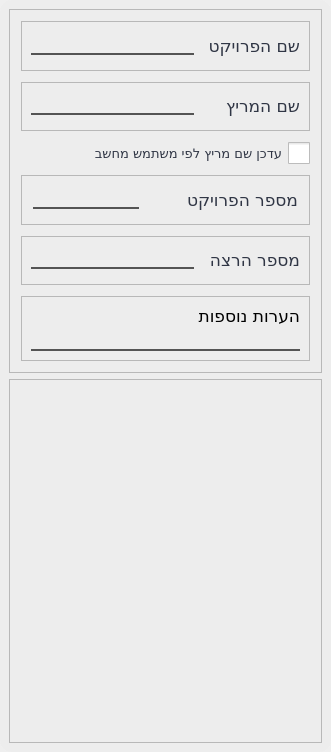
               <widget class="QWidget" name="p_general">
                <property name="geometry">
                 <rect>
                  <x>0</x>
                  <y>0</y>
                  <width>331</width>
                  <height>752</height>
                 </rect>
                </property>
                <property name="styleSheet">
                 <string notr="true">QFrame#p_f_general {
	border-radius: 12px;
	background-color: rgba(237, 237, 237,240);
}

QWidget#p_general{
background-color: rgb(42,48,63);

}</string>
                </property>
                <attribute name="icon">
                 <iconset resource="icons.qrc">
                  <normaloff>:/icons/icons-svg/info_black_24dp (1).svg</normaloff>:/icons/icons-svg/info_black_24dp (1).svg</iconset>
                </attribute>
                <attribute name="label">
                 <string>מידע כללי</string>
                </attribute>
                <layout class="QVBoxLayout" name="verticalLayout_10">
                 <property name="spacing">
                  <number>0</number>
                 </property>
                 <property name="leftMargin">
                  <number>0</number>
                 </property>
                 <property name="topMargin">
                  <number>0</number>
                 </property>
                 <property name="rightMargin">
                  <number>0</number>
                 </property>
                 <property name="bottomMargin">
                  <number>0</number>
                 </property>
                 <item>
                  <widget class="QFrame" name="p_f_general">
                   <property name="styleSheet">
                    <string notr="true"/>
                   </property>
                   <property name="frameShape">
                    <enum>QFrame::StyledPanel</enum>
                   </property>
                   <property name="frameShadow">
                    <enum>QFrame::Raised</enum>
                   </property>
                   <layout class="QVBoxLayout" name="verticalLayout_38">
                    <item>
                     <widget class="QFrame" name="f_general">
                      <property name="maximumSize">
                       <size>
                        <width>16777215</width>
                        <height>500</height>
                       </size>
                      </property>
                      <property name="layoutDirection">
                       <enum>Qt::RightToLeft</enum>
                      </property>
                      <property name="styleSheet">
                       <string notr="true"/>
                      </property>
                      <property name="frameShape">
                       <enum>QFrame::StyledPanel</enum>
                      </property>
                      <property name="frameShadow">
                       <enum>QFrame::Raised</enum>
                      </property>
                      <layout class="QVBoxLayout" name="verticalLayout_11">
                       <property name="spacing">
                        <number>11</number>
                       </property>
                       <property name="leftMargin">
                        <number>11</number>
                       </property>
                       <property name="topMargin">
                        <number>11</number>
                       </property>
                       <property name="rightMargin">
                        <number>11</number>
                       </property>
                       <property name="bottomMargin">
                        <number>11</number>
                       </property>
                       <item>
                        <widget class="QFrame" name="f_pro_name">
                         <property name="frameShape">
                          <enum>QFrame::StyledPanel</enum>
                         </property>
                         <property name="frameShadow">
                          <enum>QFrame::Raised</enum>
                         </property>
                         <layout class="QHBoxLayout" name="horizontalLayout_9">
                          <item>
                           <widget class="QLabel" name="l_pro_name">
                            <property name="sizePolicy">
                             <sizepolicy hsizetype="Fixed" vsizetype="Preferred">
                              <horstretch>0</horstretch>
                              <verstretch>0</verstretch>
                             </sizepolicy>
                            </property>
                            <property name="minimumSize">
                             <size>
                              <width>100</width>
                              <height>0</height>
                             </size>
                            </property>
                            <property name="font">
                             <font>
                              <family>Rubik</family>
                              <pointsize>13</pointsize>
                              <weight>50</weight>
                              <italic>false</italic>
                              <bold>false</bold>
                             </font>
                            </property>
                            <property name="styleSheet">
                             <string notr="true">color: rgb(48, 54, 69);</string>
                            </property>
                            <property name="text">
                             <string>שם הפרויקט</string>
                            </property>
                           </widget>
                          </item>
                          <item>
                           <widget class="QLineEdit" name="txt_pro_name">
                            <property name="sizePolicy">
                             <sizepolicy hsizetype="Expanding" vsizetype="Maximum">
                              <horstretch>0</horstretch>
                              <verstretch>0</verstretch>
                             </sizepolicy>
                            </property>
                            <property name="styleSheet">
                             <string notr="true">
QLineEdit{
  font: 12pt &quot;Rubik&quot;;
  color: rgba(59, 59, 59, 220);
  background-color: rgba(225, 225, 225, 0);
  border: none;
  border-bottom: 2px solid rgba(59, 59, 59, 220);
}


</string>
                            </property>
                            <property name="inputMask">
                             <string/>
                            </property>
                            <property name="text">
                             <string/>
                            </property>
                            <property name="alignment">
                             <set>Qt::AlignRight|Qt::AlignTrailing|Qt::AlignVCenter</set>
                            </property>
                           </widget>
                          </item>
                         </layout>
                        </widget>
                       </item>
                       <item>
                        <widget class="QFrame" name="f_author">
                         <property name="frameShape">
                          <enum>QFrame::StyledPanel</enum>
                         </property>
                         <property name="frameShadow">
                          <enum>QFrame::Raised</enum>
                         </property>
                         <layout class="QHBoxLayout" name="horizontalLayout_13">
                          <item>
                           <widget class="QLabel" name="l_author">
                            <property name="sizePolicy">
                             <sizepolicy hsizetype="Fixed" vsizetype="Preferred">
                              <horstretch>0</horstretch>
                              <verstretch>0</verstretch>
                             </sizepolicy>
                            </property>
                            <property name="minimumSize">
                             <size>
                              <width>100</width>
                              <height>0</height>
                             </size>
                            </property>
                            <property name="font">
                             <font>
                              <family>Rubik</family>
                              <pointsize>13</pointsize>
                              <weight>50</weight>
                              <italic>false</italic>
                              <bold>false</bold>
                             </font>
                            </property>
                            <property name="styleSheet">
                             <string notr="true">color: rgb(48, 54, 69);</string>
                            </property>
                            <property name="text">
                             <string>שם המריץ</string>
                            </property>
                           </widget>
                          </item>
                          <item>
                           <widget class="QLineEdit" name="txt_author">
                            <property name="sizePolicy">
                             <sizepolicy hsizetype="Expanding" vsizetype="Maximum">
                              <horstretch>0</horstretch>
                              <verstretch>0</verstretch>
                             </sizepolicy>
                            </property>
                            <property name="styleSheet">
                             <string notr="true">
QLineEdit{
  font: 12pt &quot;Rubik&quot;;
  color: rgba(59, 59, 59, 220);
  background-color: rgba(225, 225, 225, 0);
  border: none;
  border-bottom: 2px solid rgba(59, 59, 59, 220);
}


</string>
                            </property>
                            <property name="inputMask">
                             <string/>
                            </property>
                            <property name="text">
                             <string/>
                            </property>
                            <property name="alignment">
                             <set>Qt::AlignRight|Qt::AlignTrailing|Qt::AlignVCenter</set>
                            </property>
                           </widget>
                          </item>
                         </layout>
                        </widget>
                       </item>
                       <item>
                        <widget class="QCheckBox" name="check_get_username">
                         <property name="font">
                          <font>
                           <family>Rubik</family>
                           <pointsize>10</pointsize>
                           <weight>50</weight>
                           <italic>false</italic>
                           <bold>false</bold>
                          </font>
                         </property>
                         <property name="styleSheet">
                          <string notr="true">
 QCheckBox{
     font: 10pt &quot;Rubik&quot;;
     color: rgb(48, 54, 69);
}
 QCheckBox::indicator {
     width: 22px;
     height: 22px;
}
 QCheckBox::indicator:checked {
     image: url(:/icons/icons-svg/check_box_checked_2.svg);
}
 QCheckBox::indicator:unchecked {
     image: url(:/icons/icons-svg/check_box_2.svg);
}
 QCheckBox::indicator:checked:hover {
     image: url(:/icons/icons-svg/check_box_checked_2_hover.svg);
}
 QCheckBox::indicator:unchecked:hover {
     image: url(:/icons/icons-svg/check_box_2_hov.svg);
}
 QCheckBox::indicator:checked:pressed {
     image: url(:/icons/icons-svg/check_box_checked.svg);
}
 QCheckBox::indicator:unchecked:pressed {
     image: url(:/icons/icons-svg/check_box.svg);
}</string>
                         </property>
                         <property name="text">
                          <string>עדכן שם מריץ לפי משתמש מחשב</string>
                         </property>
                        </widget>
                       </item>
                       <item>
                        <widget class="QFrame" name="f_pro_num">
                         <property name="frameShape">
                          <enum>QFrame::StyledPanel</enum>
                         </property>
                         <property name="frameShadow">
                          <enum>QFrame::Raised</enum>
                         </property>
                         <layout class="QHBoxLayout" name="horizontalLayout_10">
                          <property name="leftMargin">
                           <number>11</number>
                          </property>
                          <property name="topMargin">
                           <number>11</number>
                          </property>
                          <property name="rightMargin">
                           <number>11</number>
                          </property>
                          <property name="bottomMargin">
                           <number>11</number>
                          </property>
                          <item>
                           <widget class="QLabel" name="l_pro_num">
                            <property name="sizePolicy">
                             <sizepolicy hsizetype="Expanding" vsizetype="Preferred">
                              <horstretch>0</horstretch>
                              <verstretch>0</verstretch>
                             </sizepolicy>
                            </property>
                            <property name="minimumSize">
                             <size>
                              <width>110</width>
                              <height>0</height>
                             </size>
                            </property>
                            <property name="font">
                             <font>
                              <family>Rubik</family>
                              <pointsize>13</pointsize>
                              <weight>50</weight>
                              <italic>false</italic>
                              <bold>false</bold>
                             </font>
                            </property>
                            <property name="styleSheet">
                             <string notr="true">color: rgb(48, 54, 69);</string>
                            </property>
                            <property name="text">
                             <string>מספר הפרויקט</string>
                            </property>
                           </widget>
                          </item>
                          <item>
                           <widget class="QLineEdit" name="txt_pro_num">
                            <property name="sizePolicy">
                             <sizepolicy hsizetype="Preferred" vsizetype="Maximum">
                              <horstretch>0</horstretch>
                              <verstretch>0</verstretch>
                             </sizepolicy>
                            </property>
                            <property name="styleSheet">
                             <string notr="true">
QLineEdit{
  font: 12pt &quot;Rubik&quot;;
  color: rgba(59, 59, 59, 220);
  background-color: rgba(225, 225, 225, 0);
  border: none;
  border-bottom: 2px solid rgba(59, 59, 59, 220);
}


</string>
                            </property>
                            <property name="inputMask">
                             <string/>
                            </property>
                            <property name="text">
                             <string/>
                            </property>
                            <property name="alignment">
                             <set>Qt::AlignRight|Qt::AlignTrailing|Qt::AlignVCenter</set>
                            </property>
                           </widget>
                          </item>
                         </layout>
                        </widget>
                       </item>
                       <item>
                        <widget class="QFrame" name="f_ver">
                         <property name="frameShape">
                          <enum>QFrame::StyledPanel</enum>
                         </property>
                         <property name="frameShadow">
                          <enum>QFrame::Raised</enum>
                         </property>
                         <layout class="QHBoxLayout" name="horizontalLayout_11">
                          <item>
                           <widget class="QLabel" name="l_ver">
                            <property name="sizePolicy">
                             <sizepolicy hsizetype="Fixed" vsizetype="Preferred">
                              <horstretch>0</horstretch>
                              <verstretch>0</verstretch>
                             </sizepolicy>
                            </property>
                            <property name="minimumSize">
                             <size>
                              <width>100</width>
                              <height>0</height>
                             </size>
                            </property>
                            <property name="font">
                             <font>
                              <family>Rubik</family>
                              <pointsize>13</pointsize>
                              <weight>50</weight>
                              <italic>false</italic>
                              <bold>false</bold>
                             </font>
                            </property>
                            <property name="styleSheet">
                             <string notr="true">color: rgb(48, 54, 69);</string>
                            </property>
                            <property name="text">
                             <string>מספר הרצה</string>
                            </property>
                           </widget>
                          </item>
                          <item>
                           <widget class="QLineEdit" name="txt_ver">
                            <property name="sizePolicy">
                             <sizepolicy hsizetype="Expanding" vsizetype="Maximum">
                              <horstretch>0</horstretch>
                              <verstretch>0</verstretch>
                             </sizepolicy>
                            </property>
                            <property name="styleSheet">
                             <string notr="true">
QLineEdit{
  font: 12pt &quot;Rubik&quot;;
  color: rgba(59, 59, 59, 220);
  background-color: rgba(225, 225, 225, 0);
  border: none;
  border-bottom: 2px solid rgba(59, 59, 59, 220);
}


</string>
                            </property>
                            <property name="inputMask">
                             <string/>
                            </property>
                            <property name="text">
                             <string/>
                            </property>
                            <property name="alignment">
                             <set>Qt::AlignRight|Qt::AlignTrailing|Qt::AlignVCenter</set>
                            </property>
                           </widget>
                          </item>
                         </layout>
                        </widget>
                       </item>
                       <item>
                        <widget class="QFrame" name="f_info">
                         <property name="frameShape">
                          <enum>QFrame::StyledPanel</enum>
                         </property>
                         <property name="frameShadow">
                          <enum>QFrame::Raised</enum>
                         </property>
                         <layout class="QVBoxLayout" name="verticalLayout_36">
                          <item>
                           <widget class="QLabel" name="l_info">
                            <property name="sizePolicy">
                             <sizepolicy hsizetype="Fixed" vsizetype="Preferred">
                              <horstretch>0</horstretch>
                              <verstretch>0</verstretch>
                             </sizepolicy>
                            </property>
                            <property name="minimumSize">
                             <size>
                              <width>100</width>
                              <height>0</height>
                             </size>
                            </property>
                            <property name="font">
                             <font>
                              <family>Rubik</family>
                              <pointsize>13</pointsize>
                              <weight>50</weight>
                              <italic>false</italic>
                              <bold>false</bold>
                             </font>
                            </property>
                            <property name="styleSheet">
                             <string notr="true"/>
                            </property>
                            <property name="text">
                             <string>הערות נוספות</string>
                            </property>
                           </widget>
                          </item>
                          <item>
                           <widget class="QLineEdit" name="txt_info">
                            <property name="sizePolicy">
                             <sizepolicy hsizetype="Expanding" vsizetype="Maximum">
                              <horstretch>0</horstretch>
                              <verstretch>0</verstretch>
                             </sizepolicy>
                            </property>
                            <property name="styleSheet">
                             <string notr="true">
QLineEdit{
  font: 12pt &quot;Rubik&quot;;
  color: rgba(59, 59, 59, 220);
  background-color: rgba(225, 225, 225, 0);
  border: none;
  border-bottom: 2px solid rgba(59, 59, 59, 220);
}


</string>
                            </property>
                            <property name="inputMask">
                             <string/>
                            </property>
                            <property name="text">
                             <string/>
                            </property>
                            <property name="alignment">
                             <set>Qt::AlignRight|Qt::AlignTrailing|Qt::AlignVCenter</set>
                            </property>
                           </widget>
                          </item>
                         </layout>
                        </widget>
                       </item>
                      </layout>
                     </widget>
                    </item>
                    <item>
                     <widget class="QFrame" name="spacer">
                      <property name="frameShape">
                       <enum>QFrame::StyledPanel</enum>
                      </property>
                      <property name="frameShadow">
                       <enum>QFrame::Raised</enum>
                      </property>
                     </widget>
                    </item>
                   </layout>
                  </widget>
                 </item>
                </layout>
               </widget>
